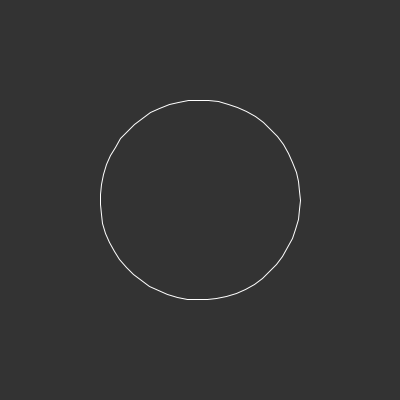
Frame 1 (no input)
Frame 60 (the mouse pressed at the canvas centre just before this capture): identical to frame 1, image omitted
Frame 120 (the mouse held since frame 60 and released just before this capture): identical to frame 1, image omitted

The Processing sketch that drew this single still picture (run headless with seeded random() and noise(); from frame 60 on, the mouse is pressed at the canvas centre):

// Processing sketch: SuperEllipse
// ── SuperEllipse.pde
void setup(){
  size(400, 400);
}

void draw(){
  background(51);
  translate(width / 2, height / 2);
  
  float r = 100;
  stroke(255);
  noFill();
  
  float a = 100;
  float b = 100;
  float n = 2;
  
  beginShape();
  for(float angle = 0; angle < TWO_PI; angle += 0.1f){
    //float x = r * cos(a);
    //float y = r * sin(a);
    float na = 2/ n;
    float x = pow(abs(cos(angle)), na) * a * sgn(cos(angle));
    float y = pow(abs(sin(angle)), na) * b * sgn(sin(angle));
    vertex(x, y);
  }
  endShape(CLOSE);
}

float sgn(float num){
  //-1 for negative, +1 for positive, 0 for num
  return ((num < 0) ? -1 : (num == 0) ? 0 : 1);
}
